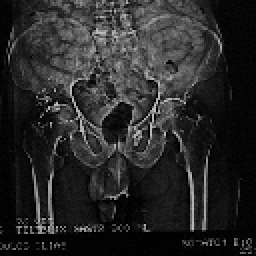
%> input picture Image Analysis and Artificial Vision/image processing assignments (x-ray)/askisi5_ImProc/images/Pelvis.bmp, 128 x 128 px (shown 2 times larger)
$ octave --eval "Program_5a_nbegetis;"   (GNU Octave 9; MATLAB toolbox functions it lacks are replaced by stand-ins)
%> lines starting %> are read from the running program, lines starting %| are printed output that depends on the picture
%%%%%%%%%%%%%%%%%%%%%%%%%%%%%%%%%%%%%%%%%%%%%%%%%%%%%%%%%%%%%%%%%%%%%%%%%%%
%% Author: Begetis Nikolaos - Postgraduate Student - Bioinformatics, ITMB
%% Supervisor: Cavouras Dionisis - Professor - ITMB
%% Course: Image Processing and Analysis
%% Function: This function uses a main program which calls all the
%% functions implementing the filters of low-pass, high pass, high emphasis
%% median and sharp. Then it adds signal dependent noise according to the
%% given (e.g. for 10 level (B(i,j)=A(i,j)+0.1*A(i,j)*randn;). Finally,
%% we plot the variation of image noise.
%% Filename: Program_5a_nbegetis.m
%%%%%%%%%%%%%%%%%%%%%%%%%%%%%%%%%%%%%%%%%%%%%%%%%%%%%%%%%%%%%%%%%%%%%%%%%%%

% Lab work 5a:

% 1. Process image A by use of mask filters  {choose (switch-case)between
% Low Pass - High Pass - High Emphasis-median-sharp} and plot spectra below
% the original and processed images.

% 2. Add different levels of signal dependent Noise to image A , e.g. for
% 10 level (i.e. 10%) (B(i,j)=A(i,j)+0.1*A(i,j)*randn;)
% (make sure that the values of noisy image B vary between 0-255).
% Plot the variation of image noise (i.e. the Standard Deviation within a
% 20x20 pixels ROI at the center of B) against the noise level (0% - 50%).
% The plot should be created automatically by the program.


function [] = Program_5a_nbegetis()

    clc; echo off; close all;
    %Put your images folder into the same folder as your .m program
    A=imread('./images/Pelvis.bmp');    % Pelvis.bmp HEAD6.BMP
%> A is the input picture: size 128x128 uint8; min 1, max 186, mean 40

    A = double(A);
%> A: size 128x128 double
    x = size(A, 1);
%> x = 128
    y = size(A, 2);
%> y = 128
    sprintf('x= %f  y= %f',x,y);

    Normalize_Matrix(A, 255);
%> in Normalize_Matrix, `max_A=max(max(A));`: max_A = 186
%> in Normalize_Matrix, `min_A=min(min(A));`: min_A = 1

%% Definitions of all the masks applied

% Low pass or smoothing masks in a 2D case, counted in the same order as in
% class notes (pp. 06-07).
    sm1 = [ 1, 1, 1;
            1, 1, 1;
            1, 1, 1];       % Low pass or smoothing Mask 1
    sm2 = [ 1, 1, 1;
            1, 2, 1;
            1, 1, 1];       % Low pass or smoothing Mask 2
    sm3 = [ 1, 2, 1;
            2, 4, 2;
            1, 2, 1];       % Low pass or smoothing Mask 3
    sm4 = [ 0, 1, 0;
            1, 1, 1;
            0, 1, 0];       % Low pass or smoothing Mask 4


% Laplacian filter masks in a 2D case, counted in the same order as in
% class notes (pp. 17-18).
    lm1 = [ 0, 1, 0;
            1,-4, 1;
            0, 1, 0];       % Laplacian Mask 1
    lm2 = [ 1, 1, 1;
            1, -8, 1;
            1, 1, 1];       % Laplacian Mask 2
    lm3 = [ 1, 2, 1;
            2,-12, 2;
            1, 2, 1];       % Laplacian Mask 3
    lm4 = [ -1, 2, -1;
            2, -4, 2;
            -1, 2, -1];     % Laplacian Mask 4


% High Emphasis filter masks in a 2D case, counted in the same order as in
% class notes (pp. 20-21).
    hem1 = [0, -1, 0;
            -1, 5, -1;
            0, -1, 0];      % HEM1 (High Emphasis Mask 1)
    hem2 = [-1, -1, -1;
            -1, 9, -1;
            -1, -1, -1];    % HEM1 (High Emphasis Mask 2)
    hem3 = [-1, -2, -1;
            -2, 13, -2;
            -1, -2, -1];    % HEM1 (High Emphasis Mask 3)
    hem4 = [1, -2, 1;
            -2, 5, -2;
            1, -2, 1];      % HEM1 (High Emphasis Mask 4)

    B=A;
    C=A;
    D=A;

    filter=0;
    while filter < 1 || filter > 5
        filter = input('Select the method to use for the image processing\n1. Low Pass\n2. High Pass\n3. High Emphasis\n4. Median Filter\n5. Sharp Filter\nType selection (1-5):  ');
    end;
%> this loop made 1 pass; the answer given on pass 1: 1

    sm=0;lm=0;hem=0;

    % N is the dimension of the square image matrix
    N = x;
%> N = 128

    % fco is the cut-off frequency.
    fco=round(N*0.3);
%> fco = 38

    % needed for the band-reject ideal filter and the band-pass ideal
    % filter
    W=N/4;L=N/4;
%> after `W=N/4`: W = 32
%> after `L=N/4`: L = 32

    % type=4;%1:LP,2:HP,3:BR, 4:BP
    fh=0;

    switch filter
        case 1      % Low Pass filter
            tic
            fh=idealFilters(1,N,fco,L,W);
            B=filt_in_freq2(A,fh);
        case 2      % High Pass filter
            tic
            fh=idealFilters(2,N,fco,L,W);
            B=filt_in_freq2(A,fh);
        case 3
            tic
            mask = mask_selection(hem1,hem2,hem3,hem4);
            B=convolve (A,mask);
        case 4
            tic
            B=median_filter(A);
        case 5
            tic
            selection=0;
            while selection < 1 || selection > 3
                selection = input('Select the what mask do you want to use for sharp filtering: \n1. Smoothing Mask\n1. Laplacian Mask\n1. High Emphasis Mask\nType selection (e.g. 1 - 3):  ');
            end
            if selection == 1
                mask = mask_selection(sm1,sm2,sm3,sm4);
            elseif selection == 2
                mask = mask_selection(lm1,lm2,lm3,lm4);
            else
                mask = mask_selection(hem1,hem2,hem3,hem4);
            end
            threshold = input('Select the threshold you want to use: \nType threshold (e.g. 0.1 - 50):  ');
            B=sharp(A,mask,threshold);
    end

    C=ampl_fft2(A);
    D=ampl_fft2(B);

    image_depth=255;
    B=Normalize_Matrix(B, image_depth);
    C=Normalize_Matrix(C, image_depth);
    D=Normalize_Matrix(D, image_depth);

    %==============PLOT IMAGES======================
    colormap('gray');
    subplot(2,2,1); imagesc(A); xlabel('Original Image');
    axis equal; axis([1 size(A,2) 1 size(A,1)]);

    subplot(2,2,2); imagesc(B); xlabel('Processed Image');
    axis equal; axis([1 size(B,2) 1 size(B,1)]);

    subplot(2,2,3); imagesc(C); xlabel('Original Image Spectrum');
    axis equal; axis([1 size(C,2) 1 size(C,1)]);

    subplot(2,2,4); imagesc(D); xlabel('Processed Image Spectrum');
    axis equal; axis([1 size(D,2) 1 size(D,1)]);

    toc

    % Task 5a_2
    Program_5a_put_noise(A)
end


function [] = Program_5a_put_noise(A)

    A = double(A);
    x = size(A, 1);
    y = size(A, 2);
    sprintf('x= %f  y= %f',x,y);

    Normalize_Matrix(A, 255);
    B=A;
    C=A;
    D=A;

% [4 lines of commented-out code are left out]

    itr=1;

    [img_width img_height]=size(A);   % get dimensions of new_img
    width=img_width/2;      % get the width where center is found
    height=img_height/2;    % get the height where center is found

    for percentage=0.0:0.01:0.5
        for i=1:x
            for j=1:y
                B(i,j)=A(i,j)+percentage*A(i,j)*randn;
            end;
        end;

        for i=1:20
            for j=1:20
                roi(i,j) = B(width-10+i, height-10+j);
            end;
        end;

        % MatLab Standard Deviation for each percentage 0-0.5
        E(itr)=std(roi(:));

        itr=itr+1;
    end;

    C=ampl_fft2(A);
    D=ampl_fft2(B);

    image_depth=255;
    B=Normalize_Matrix(B, image_depth);
    C=Normalize_Matrix(C, image_depth);
    D=Normalize_Matrix(D, image_depth);

    %==============PLOT IMAGES======================
    figure;
    colormap('gray');
    subplot(2,3,1); imagesc(A); xlabel('Original Image');
    axis equal; axis([1 size(A,2) 1 size(A,1)]);

    subplot(2,3,2); imagesc(roi); xlabel('Processed ROI Image with noise');
    axis equal; axis([1 size(roi,2) 1 size(roi,1)]);

    subplot(2,3,3); imagesc(B); xlabel('Processed Image with noise');
    axis equal; axis([1 size(B,2) 1 size(B,1)]);

    subplot(2,3,4); imagesc(C); xlabel('Original Image Spectrum');
    axis equal; axis([1 size(C,2) 1 size(C,1)]);

    % plots the variation of ROI 20x20 of noisy image B against the noise
    % level
    subplot(2,3,5); plot(E, 'red'); xlabel('Variation in ROI 20x20 std/noise level');
    axis equal; %axis([0 100 0 size(E)]);

    subplot(2,3,6); imagesc(D); xlabel('Processed Image with noise Spectrum');
    axis equal; axis([1 size(D,2) 1 size(D,1)]);

    toc
end


% [113 lines left out: functions convolve, median_filter, sharp, not called in this run]


function [C]=ampl_fft2(A)
    x=size(A,1);
    y=size(A,2);

    %/*--------   2D - FFT  ---------*/
    for i=1:x
        for j=1:y
            if (rem((i+j),2) == 1)
                A(i,j)=-A(i,j);
            else
                A(i,j)= A(i,j);
            end;
        end;
    end;
    C=fft2(A);
    C=round(10.0 * log(abs(C)+1));
end


function [C]=Normalize_Matrix(A,tones)
    max_A=max(max(A));
    min_A=min(min(A));
    min_A=0;
    C=(A-min_A)*(tones)/(max_A-min_A); %back to 0-(tones)
end


function [fh] = idealFilters(type,N,fco,L,W);
%> called with type = 1, N = 128, fco = 38, L = 32, W = 32

    for k=1:N/2
        if type==1      % Low Pass
            if k<=fco
                fh(k)=1;
            else
                fh(k)=0;
            end;
        elseif type==2  % High Pass
            if k<=fco
                fh(k)=0;
            else
                fh(k)=1;
            end;
        elseif type==3  % Band Pass
            d=0;
            d = input('Select the d distance for the ideal band-reject filter\nType d selection :  ');
            if k<=(d-W/2) || k>=(d-W/2)
                fh(k) = 1;
            else        % Band Reject
                fh(k) = 0;
            end;
        else
            d=0;
            d = input('Select the d distance for the ideal band-pass filter\nType d selection :  ');
            if k<=(d-W/2) || k>=(d-W/2)
                fh(k) = 0;
            else
                fh(k) = 1;
            end;
        end
    end

    for k=N/2+1:N
        fh(k) = fh(N+1-k);
    end %//i.e. mirror N/2..N-1
end


function [C] = filt_in_freq2(A,fh)
    x=size(A,1);y=size(A,2);
%> after `x=size(A,1)`: x = 128
%> after `y=size(A,2)`: y = 128
    C=fft2(A);

    for i=1:x
        for j=1:y
            ir = sqrt(j*j + i*i);
            if (ir > x ) ir = x;end;%if
            C(i,j)=C(i,j)*fh(round(ir));
        end;
    end;

    C=ifft2(C);

    C=real(C);C=abs(C);
    for i=1:x;
        for j=1:y;
            if(C(i,j)<0) C(i,j)=0;end;
        end;
    end;
end


% [10 lines left out: function mask_selection, not called in this run]
%> after the loop in ampl_fft2, `for i=1:x`:
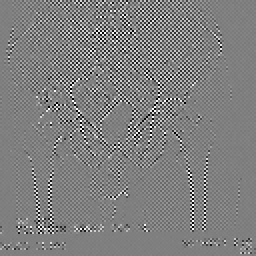
%> A: size 128x128 double (shown 2 times larger); min -186, max 186, mean 0; drawn with min black and max white
%> call 3 of Normalize_Matrix, with tones = 255
%> in Normalize_Matrix (call 3), `max_A=max(max(A));`: max_A = 134
%> in Normalize_Matrix (call 3), `min_A=min(min(A));`: min_A = 38
%> in Normalize_Matrix (call 3), `C=(A-min_A)*(tones)/(max_A-min_A);`:
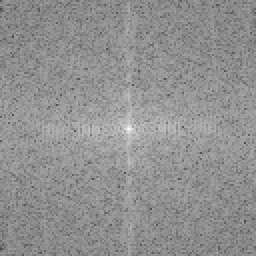
%> C: size 128x128 double (shown 2 times larger); min 72.31, max 255, mean 145.5
%> after the loop in Program_5a_put_noise, `for percentage=0.0:0.01:0.5`:
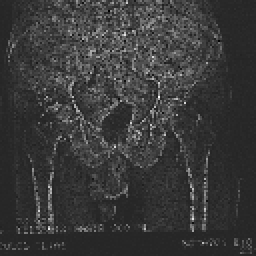
%> B: size 128x128 double (shown 2 times larger); min -76.58, max 434.8, mean 39.9; drawn with min black and max white
%> after the loop in Program_5a_put_noise, `for percentage=0.0:0.01:0.5`: E = 51 values, max 62.58 at index 50, min 45.03 at index 25, mean 49.94; itr = 52
%> after the loop in ampl_fft2 (call 4), `for i=1:x`:
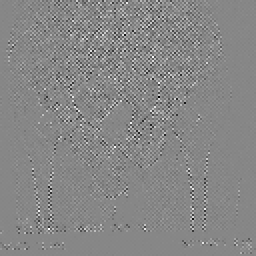
%> A: size 128x128 double (shown 2 times larger); min -434.8, max 386.7, mean 0.4; drawn with min black and max white
%> in ampl_fft2 (call 4), `C=round(10.0 * log(abs(C)+1));`:
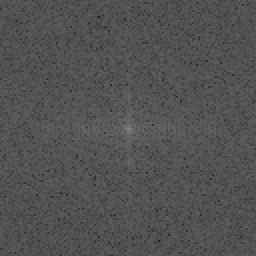
%> C: size 128x128 double (shown 2 times larger); min 34, max 134, mean 81.9
%> call 8 of Normalize_Matrix, with tones = 255
%> in Normalize_Matrix (call 8), `min_A=min(min(A));`: min_A = 34
%> in Normalize_Matrix (call 8), `C=(A-min_A)*(tones)/(max_A-min_A);`:
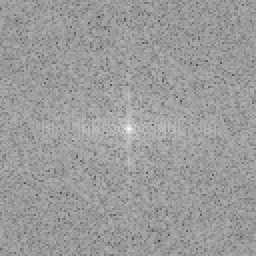
%> C: size 128x128 double (shown 2 times larger); min 64.7, max 255, mean 155.8
%> `Program_5a_nbegetis;`:
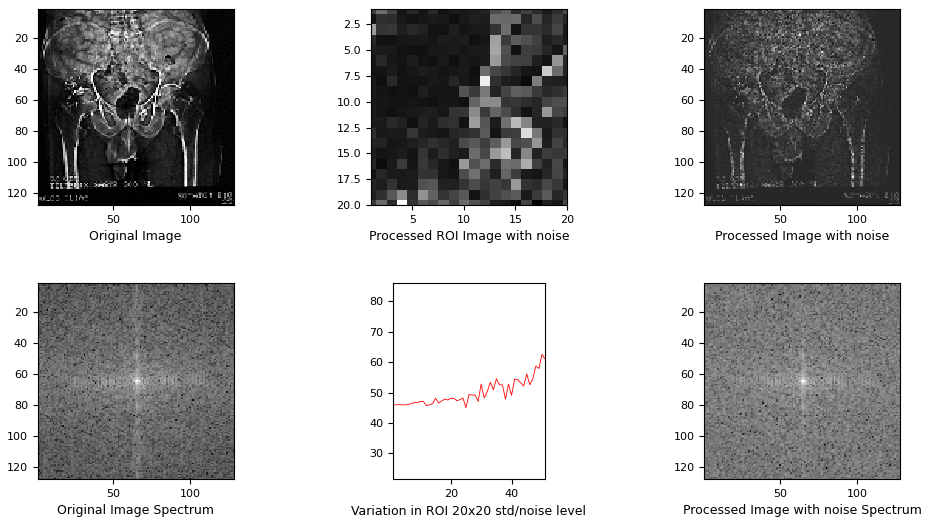
%> figure redrawn from the program's plot data, 6 panels

$ run again, with Image Analysis and Artificial Vision/image processing assignments (x-ray)/askisi5_ImProc/images/HEAD6.BMP copied over Image Analysis and Artificial Vision/image processing assignments (x-ray)/askisi5_ImProc/images/Pelvis.bmp
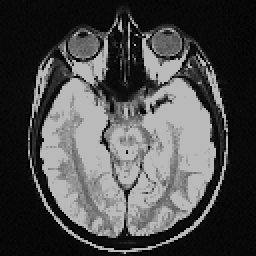
%> input picture Image Analysis and Artificial Vision/image processing assignments (x-ray)/askisi5_ImProc/images/HEAD6.BMP, 128 x 128 px (shown 2 times larger)
%> in Program_5a_nbegetis, A is the input picture: size 128x128 uint8; min 1, max 186, mean 74.3
%> max_A = 186
%> min_A = 1
%> the loop in Program_5a_nbegetis, `while filter < 1 || filter > 5` made 1 pass; the answer given on pass 1: 1
%> after the loop in Program_5a_put_noise, `for percentage=0.0:0.01:0.5`:
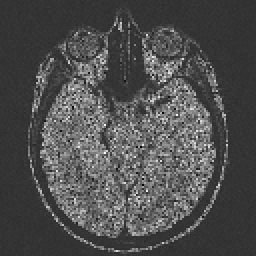
%> B: size 128x128 double (shown 2 times larger); min -117.7, max 501.1, mean 74.3; drawn with min black and max white
%> after the loop in Program_5a_put_noise, `for percentage=0.0:0.01:0.5`: E = 51 values, max 91.03 at index 51, min 45.28 at index 3, mean 60.47; itr = 52
%> min_A = 51
%> in Normalize_Matrix (call 8), `C=(A-min_A)*(tones)/(max_A-min_A);`:
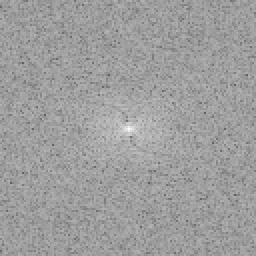
%> C: size 128x128 double (shown 2 times larger); min 92.89, max 255, mean 158.7
